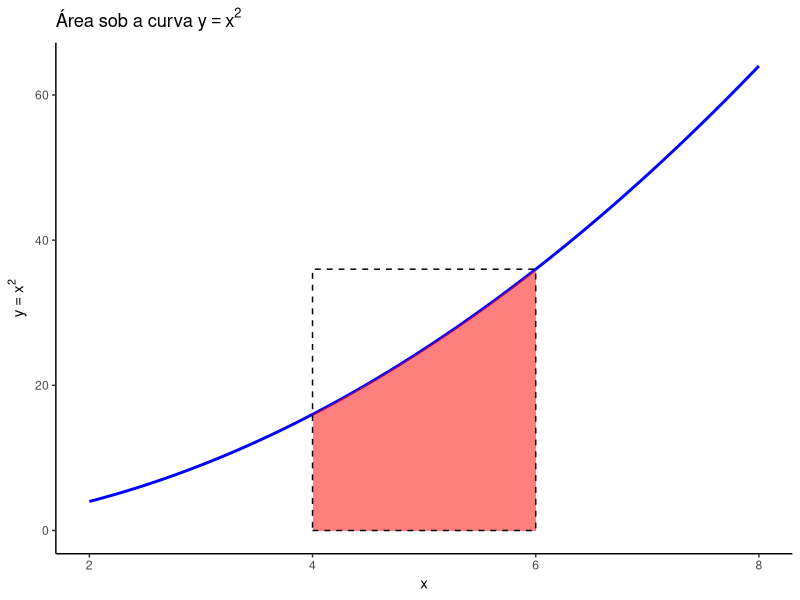
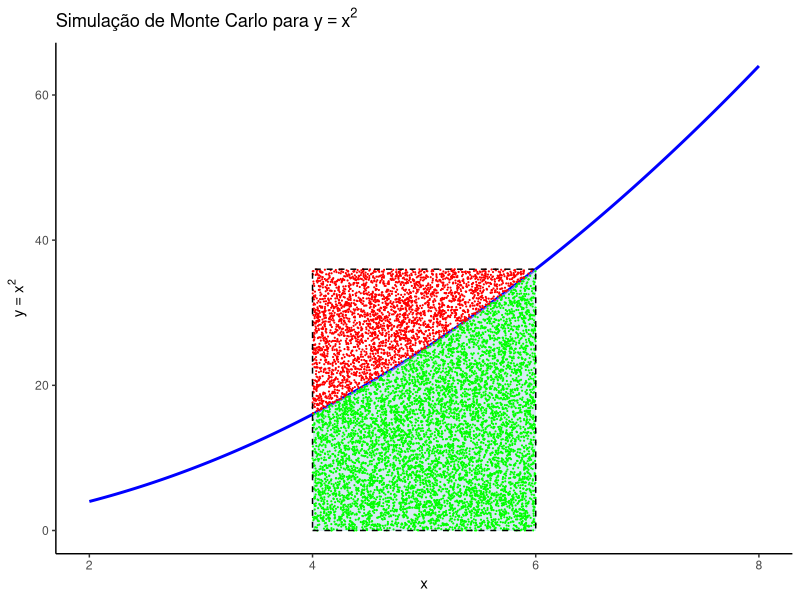
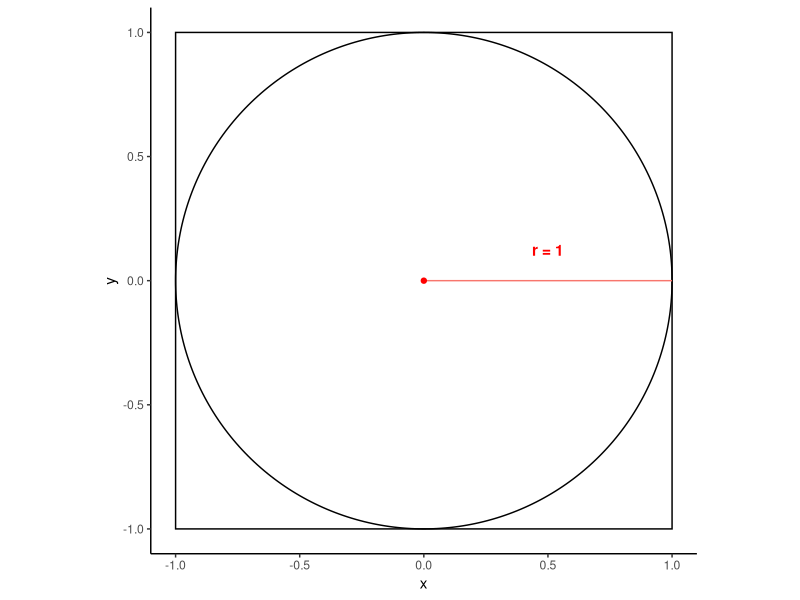
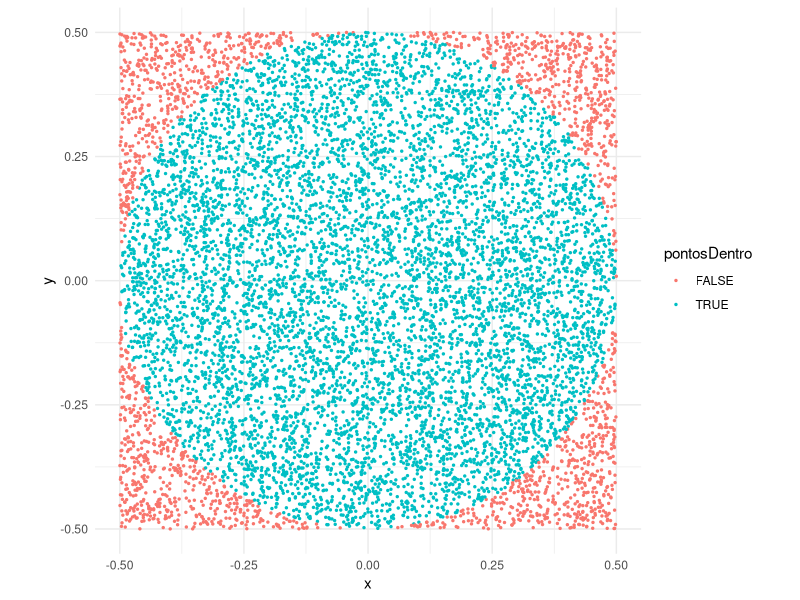
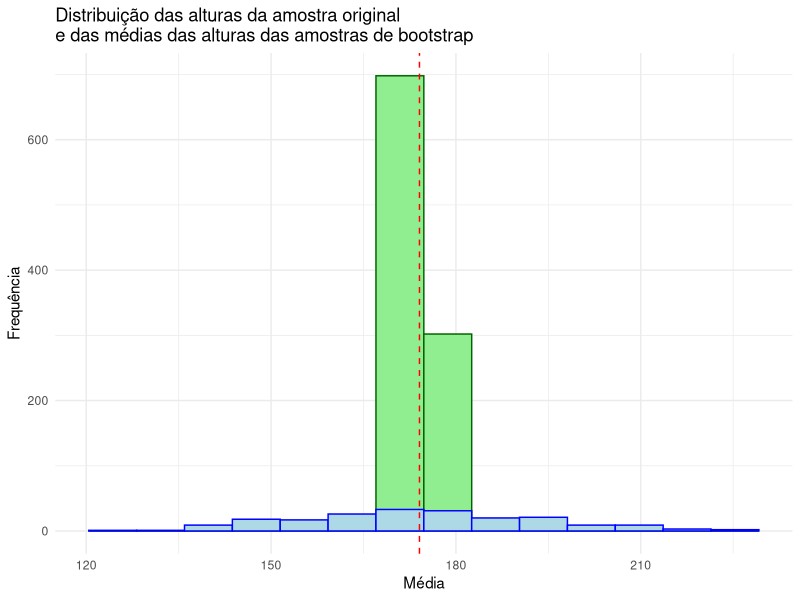
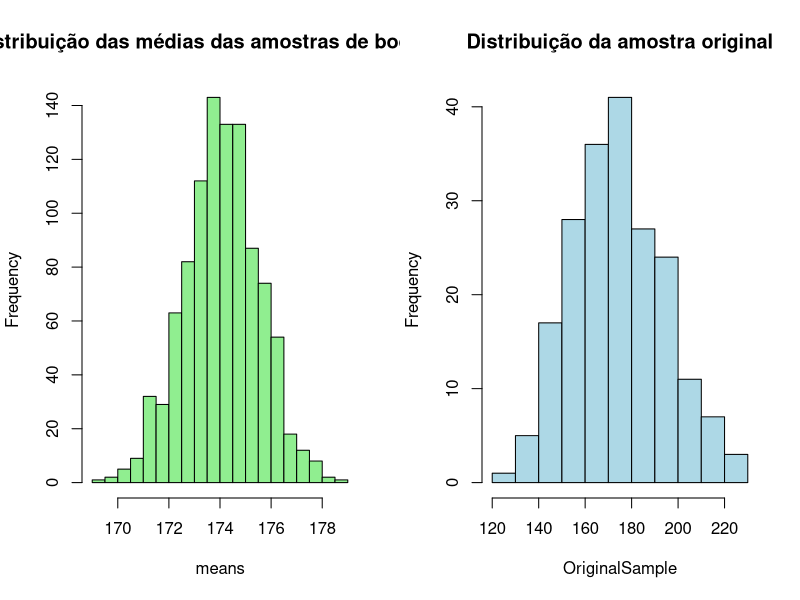

Here is the R script that generated these plots, in order:
## ---- chunk 1
library(ggplot2)
library(ggforce)
library(dplyr)
## ---- chunk 2
# cria uma sequencia crescente de 1 a 10
x2 <- c(1:10)
x2
## ---- chunk 3
# cria uma sequencia decrescente de 20 a 10
x3 <- c(20:10)
x3
## ---- chunk 4
# cria uma sequencia de 1 a 10
# depois insere o número 20, 
# e depois cria uma nova sequencia de 30 a 40
x4 <- c(1:10, 20, 30:40)
x4
## ---- chunk 5
#cria uma sequencia de 1 a 10, aumentando 1 de cada vez, explicitando os argumentos
seq(from = 1, to = 10, by = 1)
## ---- chunk 6
#cria uma sequencia de 1 a 10, aumentando 1 de cada vez
seq(1, 10, 1)
## ---- chunk 7
# cria uma sequencia de 1 a 10 aumentando 0.5 de cada vez
seq(1, 10, 0.5)
## ---- chunk 8
# cria uma sequencia de 5 até 1, diminuindo 0.2 a cada vez
seq(5, 1, -0.2)
## ---- chunk 9
# Replicar o número 5, três vezes
rep(5, times = 3)
## ---- chunk 10
# Replicar cada elemento do vetor c(1, 2, 3) duas vezes
rep(c(1, 2, 3), each = 2)
## ---- chunk 11
# Replicar 1 duas vezes, 2 três vezes e 3 quatro vezes
rep(c(1, 2, 3), times = c(2, 3, 4))
## ---- chunk 12
# Gerar 10 números aleatórios uniformemente distribuídos
# Repetir esse processo 5 vezes com replicate
replicate(5, runif(10))
## ---- chunk 13
# replicando usando o pipe
runif(10) |>
  replicate(n=5)
## ---- chunk 14
# cria o objeto moeda
moeda <- c("cara","coroa")

# Simular o lançamento de uma moeda 2 vezes
sample(moeda, 2, replace = TRUE)
## ---- chunk 15
# replicando 5 vezes os dois lançamentos
replicate(n = 5, sample(moeda, 2, replace = TRUE))
## ---- chunk 16
# Selecionando, de forma aleatória, 5 números entre 1 e 10
x <- 1:10
sample(x, 5)
## ---- chunk 17
set.seed(5)
x <- 1:10
sample(x, 5)
## ---- chunk 18
x <- 1:100
sample(x, 5)
## ---- chunk 19
sample(1:6, 2, replace = TRUE)
## ---- chunk 20
# Replicando 10 vezes a amostragem de 2 números entre 1 e 6
x <- 1:6
replicate(n = 10, sample(x, 2, replace = TRUE))
## ---- chunk 21
replicate(10, sample(1:6, 2, replace = TRUE))
## ---- chunk 22
sample(1:6, 2, replace = TRUE) |>
  replicate(n = 10)
## ---- chunk 23
# cria um conjunto de números distribuidos de forma normal com média = 0 e desvio padrão = 1
x <- rnorm(100) 
# Sorteia 5 desses números
sample(x, 5)
## ---- chunk 24
rnorm(100) |> sample(5)
## ---- chunk 25
moeda <- c("cara", "coroa")
sample(moeda, 1)
## ---- chunk 26
# Definindo parâmetros do modelo
numero_de_rodadas <- 10000
numero_vencedor   <- 7

# Simulando a roleta
set.seed(123)  # Para reprodutibilidade
resultados <- sample(0:36, numero_de_rodadas, replace = TRUE)

# Contando quantas vezes saiu o número vencedor
vitorias <- sum(resultados == numero_vencedor)

# Calculando a proporção de vitórias
proporcao_vitorias <- vitorias / numero_de_rodadas

# Exibindo resultados
cat("Proporção de vitórias ao apostar no número 7:", proporcao_vitorias, "\n")

## ---- chunk 27
# Definindo a função
f <- function(x) x^2

# Definindo os limites
x_min <- 4
x_max <- 6
x_range <- c(2, 8)  # Intervalo total para o gráfico
y_max <- f(x_max)

# Criando uma sequência de valores x para a curva
x <- seq(x_range[1], x_range[2], length.out = 1000)
y <- f(x)

# Dados para a área sob a curva
x_area <- seq(x_min, x_max, length.out = 1000)
y_area <- f(x_area)

# Criando o gráfico
ggplot(data = data.frame(x, y), aes(x = x, y = y)) +
  geom_line(color = "blue", linewidth = 1) +  # Curva y = x^2
  geom_ribbon(data = data.frame(x = x_area, ymin = 0, ymax = y_area),
              aes(x = x, ymin = ymin, ymax = ymax),
              fill = "red", alpha = 0.5) +  # Área sob a curva
  annotate("rect", xmin = x_min, xmax = x_max, ymin = 0, ymax = y_max, color = "black", fill = NA, linetype = "dashed") +
  scale_x_continuous(limits = c(2, 8), breaks = seq(2, 8, by = 2)) +  # Limitar o eixo x de 0 a 10 com marcações nos números pares
  labs(title = expression("Área sob a curva " * y == x^2),
       x = "x",
       y = expression(y == x^2)) +
  theme_classic()
## ---- chunk 28
# Definindo a função
f <- function(x) x^2

# Definindo os limites
x_min <- 4
x_max <- 6
x_range <- c(2, 8)
y_max <- f(x_max)

# Número de pontos aleatórios a serem gerados
n_pontos <- 10000

# Gerando pontos aleatórios
set.seed(123)
x_pontos <- runif(n_pontos, min = x_min, max = x_max)
y_pontos <- runif(n_pontos, min = 0, max = y_max)

# Verificando quais pontos estão abaixo da curva
abaixo_da_curva <- y_pontos <= f(x_pontos)

# Dados para a área sob a curva
x_area <- seq(x_min, x_max, length.out = 1000)
y_area <- f(x_area)

# Criando o gráfico
ggplot() +
  # Desenhando a curva y = x^2
  geom_line(data = data.frame(x = seq(x_range[1], x_range[2], length.out = 1000), y = f(seq(x_range[1], x_range[2], length.out = 1000))),
            aes(x = x, y = y), color = "blue", linewidth = 1) +
  # Desenhando a área sob a curva
  geom_ribbon(data = data.frame(x = x_area, ymin = 0, ymax = y_area),
              aes(x = x, ymin = ymin, ymax = ymax),
              fill = "lightblue", alpha = 0.5) +
  # Desenhando pontos abaixo da curva
  geom_point(data = data.frame(x = x_pontos[abaixo_da_curva], y = y_pontos[abaixo_da_curva]),
             aes(x = x, y = y), color = "green", size = 0.1) +
  # Desenhando pontos acima da curva
  geom_point(data = data.frame(x = x_pontos[!abaixo_da_curva], y = y_pontos[!abaixo_da_curva]),
             aes(x = x, y = y), color = "red", size = 0.1) +
  # Adicionando o retângulo
  annotate("rect", xmin = x_min, xmax = x_max, ymin = 0, ymax = y_max, color = "black", fill = NA, linetype = "dashed") +
  # Configurando o eixo x para mostrar números pares
  scale_x_continuous(limits = x_range, breaks = seq(0, 10, by = 2)) +
  labs(title = expression("Simulação de Monte Carlo para " * y == x^2),
       x = "x",
       y = expression(y == x^2)) +
  theme_classic()

## ---- chunk 29
# Definindo o modelo e os limites
f <- function(x) x^2
x_min <- 4
x_max <- 6
y_min <- 0
y_max <- f(x_max)

# Definindo o número de pontos aleatórios a serem gerados
n_pontos <- 10000

# Gerando pontos aleatórios
set.seed(123)  # Para reprodutibilidade
x <- runif(n_pontos, min = x_min, max = x_max)
y <- runif(n_pontos, min = y_min, max = y_max)

# Verificando quantos pontos estão abaixo da curva
# variável lógica que será verdadeira se y for menor que x^2
abaixo_da_curva     <- y <= f(x) 

# podemos somar os valores verdadeiros, pois no R  TRUE tem o valor = 1
pt_abaixo_da_curva <- sum(abaixo_da_curva)

# Calculando a área
area_retangulo <- (x_max - x_min) * (y_max - y_min)
area_estimada  <- area_retangulo * (pt_abaixo_da_curva / n_pontos) 

# Exibindo o resultado
cat("A área estimada abaixo da curva y = x^2 entre x = 4 e x = 6 é aproximadamente:", area_estimada, "\n")

## ---- chunk 30
ggplot() +
  coord_fixed(ratio = 1) +
  geom_rect(aes(xmin = -1, xmax = 1, ymin = -1, ymax = 1), 
            fill = "white", alpha = 0.4, color = "black") +
  geom_circle(aes(x0 = 0, y0 = 0, r = 1), inherit.aes = FALSE) + 
  geom_segment(aes(x = 0, y = 0, xend = 1, yend = 0, colour = "red"), show.legend = FALSE) +
  annotate("point", x = 0, y = 0, colour = "red") +
  annotate("text", label="r = 1" , x = 0.5, y = 0.125, colour = "red", fontface="bold") +
  theme_classic()
## ---- chunk 31
trials <- 10000
pontos <- data.frame(x = runif(trials, -0.5, 0.5),
                     y = runif(trials, -0.5, 0.5))
## ---- chunk 32
pontos <- pontos |>
          mutate(raio = sqrt(x^2 + y^2),
                 pontosDentro = raio <= 0.5)
head(pontos)
## ---- chunk 33
ggplot(pontos) +
    geom_point(aes(x = x, y = y, color = pontosDentro), size = 0.5) +
    coord_fixed( ratio=1) +
    theme_minimal()
## ---- chunk 34
dentro <- sum(pontos$pontosDentro)
total  <- nrow(pontos)
R <- dentro/total
piApprox <- 4 * R
piApprox
## ---- chunk 35
trials <- 10000000
pontos <- data.frame(x = runif(trials, -0.5, 0.5),
                     y = runif(trials, -0.5, 0.5)) |>
          mutate(raio = sqrt(x^2 + y^2),
                 pontosDentro = raio <= 0.5)

R <- sum(pontos$pontosDentro) / nrow(pontos)
piApprox <- 4 * R
piApprox
## ---- chunk 36
pop <- rnorm(n = 100000, mean = 175, sd = 20 )
OriginalSample <- sample(pop, 200, replace = FALSE)
## ---- chunk 37
t.test(pop)
t.test(OriginalSample)
## ---- chunk 38
bootSamples <- replicate(1000, sample(OriginalSample, size = length(OriginalSample), replace = TRUE))
## ---- chunk 39
# criando uma vetor "means" com as médias de cada uma das amostras do boostrap
means <- apply(bootSamples, 2, mean)
## ---- chunk 40
ggplot() +
  geom_histogram(aes(x = means), bins = 14, fill = "lightgreen", col="darkgreen") +
  geom_histogram(aes(x = OriginalSample), bins = 14, fill = "lightblue", col="blue") +
  geom_vline(xintercept = mean(OriginalSample), color = "red", linetype = "dashed") +
  labs(title = "Distribuição das alturas da amostra original\ne das médias das alturas das amostras de bootstrap",
       x = "Média",
       y = "Frequência") +
  theme_minimal()
## ---- chunk 41
par(mfrow = c(1, 2))
hist(means,breaks = 14, main = "Distribuição das médias das amostras de bootstrap", col="lightgreen")
hist(OriginalSample, breaks = 14, main = "Distribuição da amostra original", col="lightblue")
